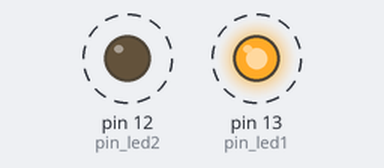
Simulated run of this sketch. Board: Arduino Uno, built with avr-gcc and run on an emulated ATmega328P. Parts: output pins drawn as LEDs (lit = HIGH). Dashed ring = blinking.

Above: at 0.5 s.
Timing chart, 0 to 4.6 s (numbered marks = the images above):
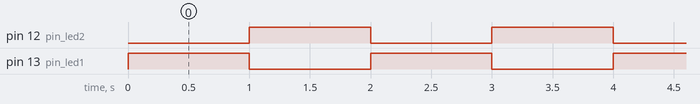

Measured:
- by itself, pin 12 (pin_led2), pin 13 (pin_led1): alternates HIGH for 1.0 s and LOW for 1.0 s

The sketch:

LedTrialShieldYellowBeltSolution.ino
```cpp
/*

  Led Trial Shield, Yellow Belt
  (C) 2015 Richel Bilderbeek

*/

const int pin_led1 = 13;
const int pin_led2 = 12;

void setup()
{
  pinMode(pin_led1,OUTPUT);
  pinMode(pin_led2,OUTPUT);
}

void loop()
{
  digitalWrite(pin_led1,HIGH);
  digitalWrite(pin_led2,LOW);
  delay(1000);
  digitalWrite(pin_led1,LOW);
  digitalWrite(pin_led2,HIGH);
  delay(1000);
}
```
